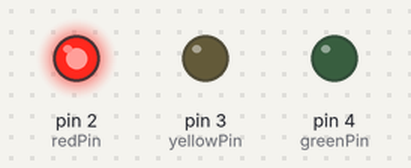
This sketch was run on a simulated Arduino Uno, built with avr-gcc and run on an emulated ATmega328P. Shown: output pins drawn as LEDs (lit = HIGH).

Above: at 1.0 s.
At 2.5 s:
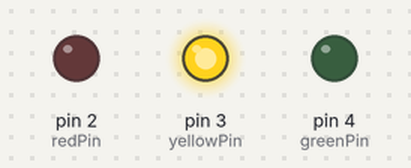
At 4.0 s:
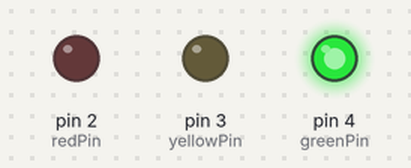
Timing chart, 0 to 7.8 s (numbered marks = the images above):
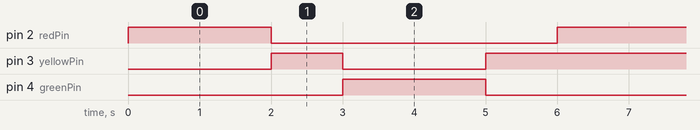

The sketch:

Arduino_Traffic_Light.ino
```cpp
// Define the pins for the traffic light
const int redPin = 2;
const int yellowPin = 3;
const int greenPin = 4;

void setup() {
    // Set the traffic light pins as outputs
    pinMode(redPin, OUTPUT);
    pinMode(yellowPin, OUTPUT);
    pinMode(greenPin, OUTPUT);
}

void loop() {
    // Turn on the red light
    digitalWrite(redPin, HIGH);
    delay(2000); // Wait for 2 seconds

    // Turn off the red light and turn on the yellow light
    digitalWrite(redPin, LOW);
    digitalWrite(yellowPin, HIGH);
    delay(1000); // Wait for 1 second

    // Turn off the yellow light and turn on the green light
    digitalWrite(yellowPin, LOW);
    digitalWrite(greenPin, HIGH);
    delay(2000); // Wait for 2 seconds

    // Turn off the green light and turn on the yellow light
    digitalWrite(greenPin, LOW);
    digitalWrite(yellowPin, HIGH);
    delay(1000); // Wait for 1 second
}
```

Measured:
- by itself, pin 2 (redPin), pin 4 (greenPin): alternates HIGH for 2.0 s and LOW for 4.0 s
- by itself, pin 3 (yellowPin): repeats every 6.0 s: LOW 2.0 s, HIGH 4.0 s
- by itself, everything shown: repeats every 6.0 s, in 4 steps
